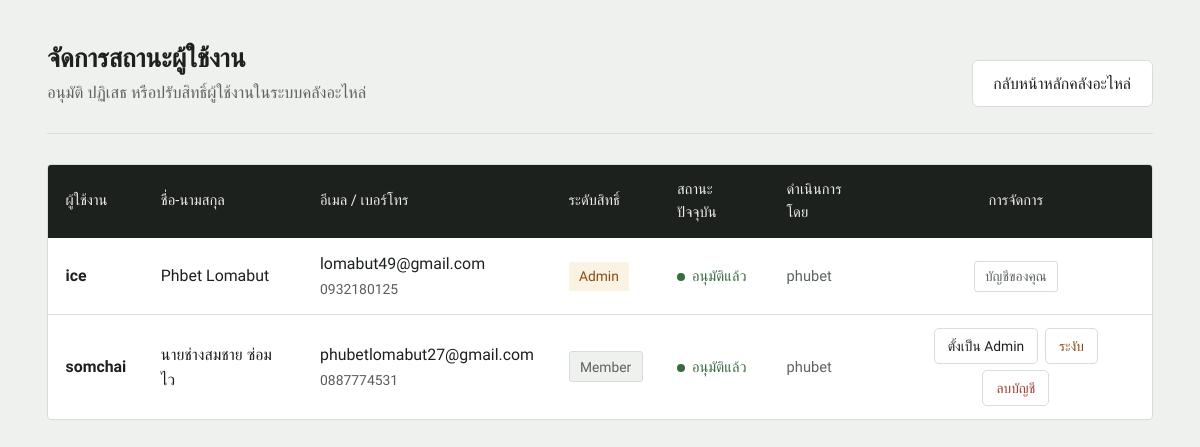
Page /accounts/admin/approval/ (signed in) on the earlier database version.
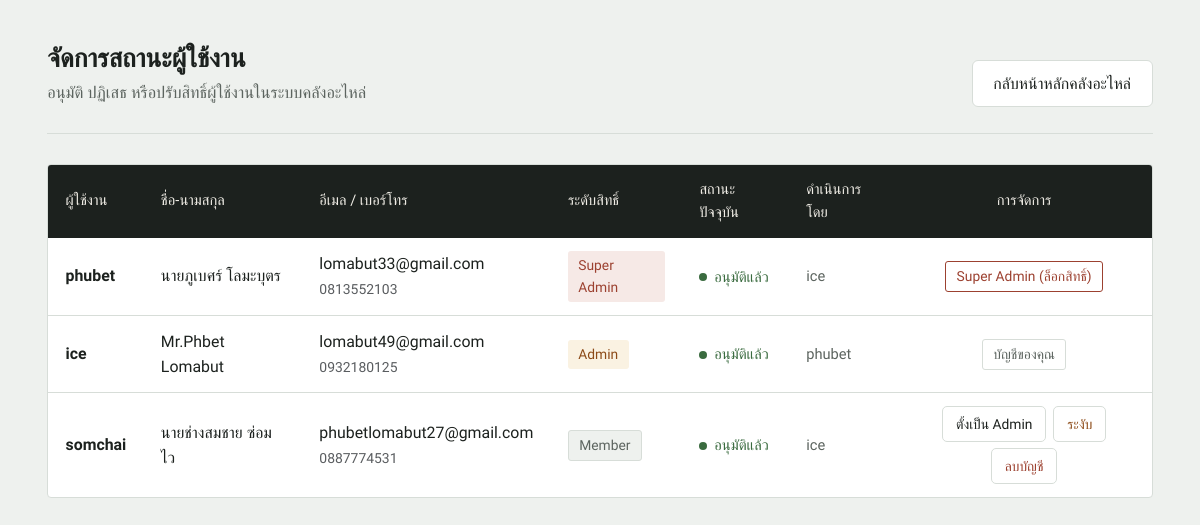
Same page on the later database version.
### accounts/models.py (models this page shows, shortened)
class UserProfile(models.Model):
    user = models.OneToOneField(User, on_delete=models.CASCADE, related_name='profile')
    phone_number = models.CharField(max_length=20, blank=True, null=True, verbose_name="เบอร์โทรศัพท์")
    profile_picture = models.ImageField(upload_to='profiles/', blank=True, null=True, verbose_name="รูปโปรไฟล์")
    ROLE_CHOICES = (
        ('admin', 'ผู้ดูแลระบบ (Admin)'),
        ('member', 'ช่างซ่อม/พนักงาน (Member)'),
        ('guest', 'ผู้เยี่ยมชม (Guest)'),
    )
    role = models.CharField(max_length=10, choices=ROLE_CHOICES, default='guest', verbose_name="บทบาท")
    APPROVAL_STATUS = (
        ('pending', 'รออนุมัติ'),
        ('approved', 'อนุมัติแล้ว'),
        ('rejected', 'ไม่อนุมัติ'),
        ('suspended', 'ระงับการใช้งาน'),
    )
    status = models.CharField(max_length=15, choices=APPROVAL_STATUS, default='pending', verbose_name="สถานะบัญชี")
    rejection_reason = models.TextField(blank=True, null=True, verbose_name="เหตุผล/หมายเหตุจากแอดมิน")
    approved_by = models.ForeignKey(User, on_delete=models.SET_NULL, null=True, blank=True, related_name='approvals_made', verbose_name="ผู้ดำเนินการล่าสุด")
    updated_at = models.DateTimeField(auto_now=True, verbose_name="อัปเดตล่าสุดเมื่อ")

### accounts/views.py (the view)
# urls.py: path('admin/approval/', views.admin_approval_list, name='admin_approval'),
@staff_member_required
def admin_approval_list(request):
    profiles = UserProfile.objects.select_related('user', 'approved_by').annotate(
        role_priority=Case(
            When(user__is_superuser=True, then=1),
            When(user__is_staff=True, then=2),
            default=3,
            output_field=IntegerField(),
        )
    ).order_by('role_priority', 'id')
    return render(request, 'admin_approval.html', {'profiles': profiles})

### accounts/templates/admin_approval.html (shortened to what the changed rows need)
{% load static %}
<!DOCTYPE html>
<html lang="th">
<head>
    <link href="{% static 'bootstrap/css/bootstrap.min.css' %}" rel="stylesheet">
</head>
<body>
    <div class="page-wrap">
        <div class="page-header">
            <div>
                <h1>จัดการสถานะผู้ใช้งาน</h1>
            </div>
        </div>
        <div class="panel-card">
            <div class="table-responsive">
                <table class="approval-table">
                    <thead>
                        <tr>
                            <th>ผู้ใช้งาน</th>
                            <th>ชื่อ-นามสกุล</th>
                            <th>อีเมล / เบอร์โทร</th>
                            <th>ระดับสิทธิ์</th>
                            <th>สถานะปัจจุบัน</th>
                            <th>ดำเนินการโดย</th>
                            <th class="text-center">การจัดการ</th>
                        </tr>
                    </thead>
                    <tbody>
                        {% for p in profiles %}
                        <tr>
                            <td><strong>{{ p.user.username }}</strong></td>
                            <td>{{ p.user.first_name }} {{ p.user.last_name }}</td>
                            <td>
                                {{ p.user.email|default:"-" }}<br>
                                <small class="text-muted">{{ p.phone_number|default:"-" }}</small>
                            </td>
                            <td>
                                {% if p.user.is_superuser %}
                                    <span class="role-tag role-super">Super Admin</span>
                                {% elif p.user.is_staff %}
                                    <span class="role-tag role-admin">Admin</span>
                                {% else %}
                                    <span class="role-tag role-member">Member</span>
                                {% endif %}
                            </td>
                            <td>
                                {% if p.status == 'pending' %}
                                    <span class="status-tag status-pending">รออนุมัติ</span>
                                {% elif p.status == 'approved' %}
                                    <span class="status-tag status-approved">อนุมัติแล้ว</span>
                                {% elif p.status == 'rejected' %}
                                    <span class="status-tag status-rejected" title="{{ p.rejection_reason }}">ไม่อนุมัติ</span>
                                {% else %}
                                    <span class="status-tag status-suspended">ถูกระงับ</span>
                                {% endif %}
                            </td>
                            <td>
                                {% if p.approved_by %}
                                    <span class="approved-by">{{ p.approved_by.username }}</span>
                                {% else %}
                                    <span class="approved-by">-</span>
                                {% endif %}
                            </td>
                            <td class="text-center">
                                {% if p.user.is_superuser %}
                                    <span class="self-tag" style="border-color: var(--danger); color: var(--danger);">Super Admin (ล็อกสิทธิ์)</span>
                                {% elif p.user == request.user %}
                                    <span class="self-tag">บัญชีของคุณ</span>
                                {% else %}
                                    <div class="row-actions">
                                        {% if p.status == 'pending' %}
                                            <form method="POST" action="{% url 'accounts:update_status' p.id 'approve' %}" onsubmit="return confirm('ยืนยันการอนุมัติบัญชี {{ p.user.username }}?');">
                                                {% csrf_token %}
                                                <button type="submit" class="btn-row-action btn-approve">อนุมัติ</button>
                                            </form>
                                            <button type="button" class="btn-row-action btn-reject"
                                                    data-bs-toggle="modal" data-bs-target="#rejectModal"
                                                    data-action-url="{% url 'accounts:update_status' p.id 'reject' %}"
                                                    data-username="{{ p.user.username }}">ปฏิเสธ</button>
                                        {% elif p.status == 'approved' %}
                                            {% if p.user.is_staff %}
                                                <form method="POST" action="{% url 'accounts:update_status' p.id 'remove_admin' %}" onsubmit="return confirm('ต้องการลดสิทธิ์ {{ p.user.username }} เป็น Member ใช่หรือไม่?');">
                                                    {% csrf_token %}
                                                    <button type="submit" class="btn-row-action btn-demote">ลดเป็น Member</button>
                                                </form>
                                            {% else %}
                                                <form method="POST" action="{% url 'accounts:update_status' p.id 'make_admin' %}" onsubmit="return confirm('ต้องการแต่งตั้ง {{ p.user.username }} เป็น Admin ใช่หรือไม่?');">
                                                    <button type="submit" class="btn-row-action btn-promote">ตั้งเป็น Admin</button>
                                                </form>
                                            {% endif %}
                                            <form method="POST" action="{% url 'accounts:update_status' p.id 'suspend' %}" onsubmit="return confirm('ยืนยันการระงับบัญชี {{ p.user.username }}?');">
                                                <button type="submit" class="btn-row-action btn-suspend">ระงับ</button>
                                            </form>
                                        {% elif p.status == 'suspended' or p.status == 'rejected' %}
                                            <form method="POST" action="{% url 'accounts:update_status' p.id 'approve' %}" onsubmit="return confirm('ต้องการเปิดให้ {{ p.user.username }} ใช้งานอีกครั้ง?');">
                                                {% csrf_token %}
                                                <button type="submit" class="btn-row-action btn-approve">เปิดใช้งานอีกครั้ง</button>
                                            </form>
                                        {% endif %}
                                        <form method="POST" action="{% url 'accounts:update_status' p.id 'delete_user' %}" onsubmit="return confirm('ยืนยันลบบัญชี {{ p.user.username }} ออกจากระบบถาวรหรือไม่?');">
                                            <button type="submit" class="btn-row-action btn-delete">ลบบัญชี</button>
                                        </form>
                                    </div>
                                {% endif %}
                            </td>
                        </tr>
                        {% empty %}
                        <tr>
                            <td colspan="7" class="text-center text-muted py-4">ยังไม่มีสมาชิกในระบบ</td>
                        </tr>
                        {% endfor %}
                    </tbody>
                </table>
            </div>
        </div>
    </div>
</body>
</html>

Differences in the rows shown:
added UserProfile: user.username "phubet", user.first_name "นายภูเบศร์", user.last_name "โลมะบุตร", user.email "lomabut33@gmail.com", phone_number "0813552103", shows "Super Admin", status "อนุมัติแล้ว", approved_by.username "ice", shows "Super Admin (ล็อกสิทธิ์)"
changed UserProfile "Lomabut": user.first_name "Phbet" → "Mr.Phbet"
changed UserProfile "somchai": approved_by.username "phubet" → "ice"
